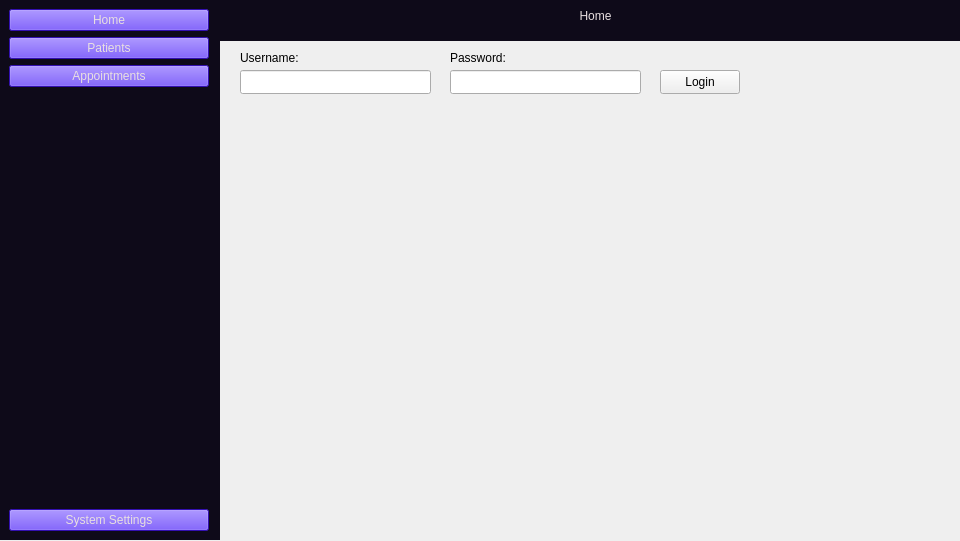
<?xml version="1.0" encoding="UTF-8"?>
<ui version="4.0">
 <class>MainWindow</class>
 <widget class="QMainWindow" name="MainWindow">
  <property name="geometry">
   <rect>
    <x>0</x>
    <y>0</y>
    <width>960</width>
    <height>541</height>
   </rect>
  </property>
  <property name="sizePolicy">
   <sizepolicy hsizetype="Preferred" vsizetype="Preferred">
    <horstretch>0</horstretch>
    <verstretch>0</verstretch>
   </sizepolicy>
  </property>
  <property name="minimumSize">
   <size>
    <width>960</width>
    <height>540</height>
   </size>
  </property>
  <property name="maximumSize">
   <size>
    <width>1920</width>
    <height>1080</height>
   </size>
  </property>
  <property name="windowTitle">
   <string>MainWindow</string>
  </property>
  <widget class="QWidget" name="centralwidget">
   <widget class="QLabel" name="title">
    <property name="geometry">
     <rect>
      <x>210</x>
      <y>-10</y>
      <width>771</width>
      <height>51</height>
     </rect>
    </property>
    <property name="sizePolicy">
     <sizepolicy hsizetype="Preferred" vsizetype="Minimum">
      <horstretch>0</horstretch>
      <verstretch>0</verstretch>
     </sizepolicy>
    </property>
    <property name="baseSize">
     <size>
      <width>300</width>
      <height>20</height>
     </size>
    </property>
    <property name="styleSheet">
     <string notr="true">background-color: rgb(14, 10, 25);
color: rgb(232, 223, 224);</string>
    </property>
    <property name="text">
     <string>Home</string>
    </property>
    <property name="alignment">
     <set>Qt::AlignmentFlag::AlignCenter</set>
    </property>
    <property name="wordWrap">
     <bool>true</bool>
    </property>
   </widget>
   <widget class="QFrame" name="verticalFrame_3">
    <property name="geometry">
     <rect>
      <x>0</x>
      <y>0</y>
      <width>220</width>
      <height>540</height>
     </rect>
    </property>
    <property name="minimumSize">
     <size>
      <width>220</width>
      <height>540</height>
     </size>
    </property>
    <property name="maximumSize">
     <size>
      <width>220</width>
      <height>1080</height>
     </size>
    </property>
    <property name="styleSheet">
     <string notr="true">background-color: rgb(14, 10, 25);</string>
    </property>
    <layout class="QVBoxLayout" name="verticalLayout_3">
     <item>
      <layout class="QVBoxLayout" name="Tabs">
       <item>
        <widget class="QPushButton" name="HButton">
         <property name="sizePolicy">
          <sizepolicy hsizetype="Minimum" vsizetype="Minimum">
           <horstretch>0</horstretch>
           <verstretch>0</verstretch>
          </sizepolicy>
         </property>
         <property name="minimumSize">
          <size>
           <width>200</width>
           <height>20</height>
          </size>
         </property>
         <property name="maximumSize">
          <size>
           <width>200</width>
           <height>25</height>
          </size>
         </property>
         <property name="baseSize">
          <size>
           <width>200</width>
           <height>20</height>
          </size>
         </property>
         <property name="styleSheet">
          <string notr="true">background-color: rgb(71, 23, 246);
color: rgb(232, 223, 224);</string>
         </property>
         <property name="text">
          <string>Home</string>
         </property>
        </widget>
       </item>
       <item>
        <widget class="QPushButton" name="PButton">
         <property name="sizePolicy">
          <sizepolicy hsizetype="Fixed" vsizetype="Fixed">
           <horstretch>0</horstretch>
           <verstretch>0</verstretch>
          </sizepolicy>
         </property>
         <property name="minimumSize">
          <size>
           <width>200</width>
           <height>20</height>
          </size>
         </property>
         <property name="maximumSize">
          <size>
           <width>200</width>
           <height>25</height>
          </size>
         </property>
         <property name="baseSize">
          <size>
           <width>200</width>
           <height>20</height>
          </size>
         </property>
         <property name="styleSheet">
          <string notr="true">background-color: rgb(71, 23, 246);
color: rgb(232, 223, 224);</string>
         </property>
         <property name="text">
          <string>Patients</string>
         </property>
        </widget>
       </item>
       <item>
        <widget class="QPushButton" name="AButton">
         <property name="sizePolicy">
          <sizepolicy hsizetype="Fixed" vsizetype="Fixed">
           <horstretch>0</horstretch>
           <verstretch>0</verstretch>
          </sizepolicy>
         </property>
         <property name="minimumSize">
          <size>
           <width>200</width>
           <height>20</height>
          </size>
         </property>
         <property name="maximumSize">
          <size>
           <width>200</width>
           <height>25</height>
          </size>
         </property>
         <property name="baseSize">
          <size>
           <width>200</width>
           <height>20</height>
          </size>
         </property>
         <property name="styleSheet">
          <string notr="true">background-color: rgb(71, 23, 246);
color: rgb(232, 223, 224);</string>
         </property>
         <property name="text">
          <string>Appointments</string>
         </property>
        </widget>
       </item>
      </layout>
     </item>
     <item>
      <spacer name="verticalSpacer">
       <property name="orientation">
        <enum>Qt::Orientation::Vertical</enum>
       </property>
       <property name="sizeHint" stdset="0">
        <size>
         <width>20</width>
         <height>30</height>
        </size>
       </property>
      </spacer>
     </item>
     <item>
      <widget class="QPushButton" name="SButton">
       <property name="sizePolicy">
        <sizepolicy hsizetype="Fixed" vsizetype="Fixed">
         <horstretch>0</horstretch>
         <verstretch>0</verstretch>
        </sizepolicy>
       </property>
       <property name="minimumSize">
        <size>
         <width>200</width>
         <height>20</height>
        </size>
       </property>
       <property name="maximumSize">
        <size>
         <width>200</width>
         <height>25</height>
        </size>
       </property>
       <property name="baseSize">
        <size>
         <width>200</width>
         <height>20</height>
        </size>
       </property>
       <property name="styleSheet">
        <string notr="true">background-color: rgb(71, 23, 246);
color: rgb(232, 223, 224);</string>
       </property>
       <property name="text">
        <string>System Settings</string>
       </property>
      </widget>
     </item>
     <item>
      <layout class="QVBoxLayout" name="Misc"/>
     </item>
    </layout>
   </widget>
   <widget class="QLineEdit" name="username">
    <property name="geometry">
     <rect>
      <x>240</x>
      <y>70</y>
      <width>191</width>
      <height>24</height>
     </rect>
    </property>
    <property name="text">
     <string/>
    </property>
   </widget>
   <widget class="QLineEdit" name="password">
    <property name="geometry">
     <rect>
      <x>450</x>
      <y>70</y>
      <width>191</width>
      <height>24</height>
     </rect>
    </property>
    <property name="text">
     <string/>
    </property>
   </widget>
   <widget class="QPushButton" name="LButton">
    <property name="geometry">
     <rect>
      <x>660</x>
      <y>70</y>
      <width>80</width>
      <height>24</height>
     </rect>
    </property>
    <property name="text">
     <string>Login</string>
    </property>
   </widget>
   <widget class="QLabel" name="label">
    <property name="geometry">
     <rect>
      <x>240</x>
      <y>50</y>
      <width>71</width>
      <height>16</height>
     </rect>
    </property>
    <property name="text">
     <string>Username:</string>
    </property>
   </widget>
   <widget class="QLabel" name="label_2">
    <property name="geometry">
     <rect>
      <x>450</x>
      <y>50</y>
      <width>71</width>
      <height>16</height>
     </rect>
    </property>
    <property name="text">
     <string>Password:</string>
    </property>
   </widget>
  </widget>
 </widget>
 <resources/>
 <connections/>
</ui>
